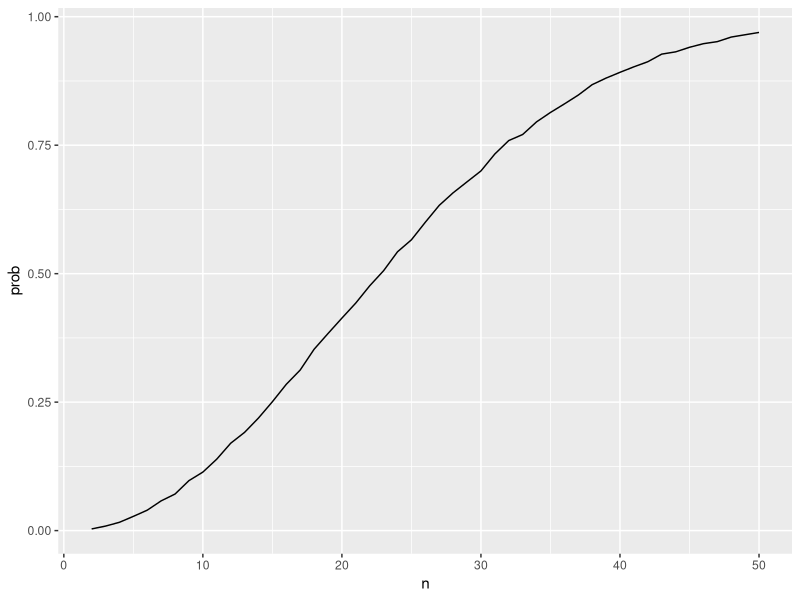

Here is the R script that generated this plot: (Note: a time limit stopped this script after it produced the figure.)
## ---- chunk 1
library(tidyverse)
library(ggplot2)
## ---- chunk 2
bday_sim = function(n) {

  bdays = sample(1:365, size = n, replace = TRUE) 
  
  duplicate = length(unique(bdays)) < n

  return(duplicate)
  
}

sim_res = 
  expand_grid(
    n = 2:50,
    iter = 1:10000
  ) |> 
  mutate(res = map_lgl(n, bday_sim)) |> 
  group_by(n) |> 
  summarize(prob = mean(res)) 

sim_res |> 
  ggplot(aes(x = n, y = prob )) + 
  geom_line()

## ---- chunk 3
sim_ttest = function(samp_size=30, true_mean, true_sd = 5) {
  
  sim_data = 
    tibble(
      x = rnorm(samp_size, true_mean, true_sd))

  t_test = t.test(sim_data$x)
  
  tidy_result = broom::tidy(t_test)
 
  out_df =
     tibble(
        mu_hat = tidy_result$estimate,
        p_value = tidy_result$p.value)
  
  return(out_df)
}

sim_results = 
     expand_grid(
        true_mean=c(0, 1, 2, 3, 4, 5, 6),
        iter = 1:5000)|> 
   mutate(ttest_res = map(true_mean, ~ sim_ttest(samp_size = 30, true_mean = .x, true_sd = 5))) |> 
   unnest(ttest_res)|>
   mutate(
      conclusion = ifelse(p_value > 0.05,1,0)
   )

## ---- chunk 4

power_plotdata=
   sim_results|>
   group_by(true_mean)|>
   mutate(
      prop_mean= mean(p_value<0.05))

power_plot=
   ggplot(power_plotdata, aes(x=true_mean, y = prop_mean))+
   geom_point()+
    labs(
      title = "Power by True mu Value",
      x = "True mu ",
      y = "Proportion of Null Rejected")+
      theme_minimal()

## ---- chunk 5

sampavg_plotdata=
   sim_results|>
   group_by(true_mean)|>
   mutate(
      avg_mean= mean(mu_hat))

sampavg_plot=
   ggplot(sampavg_plotdata, aes(x=true_mean, y = avg_mean))+
   geom_point()+
    labs(
      title = "Avg mu v. True mu",
      x = "True mu ",
      y = "Average mu Value")+
      theme_minimal()
